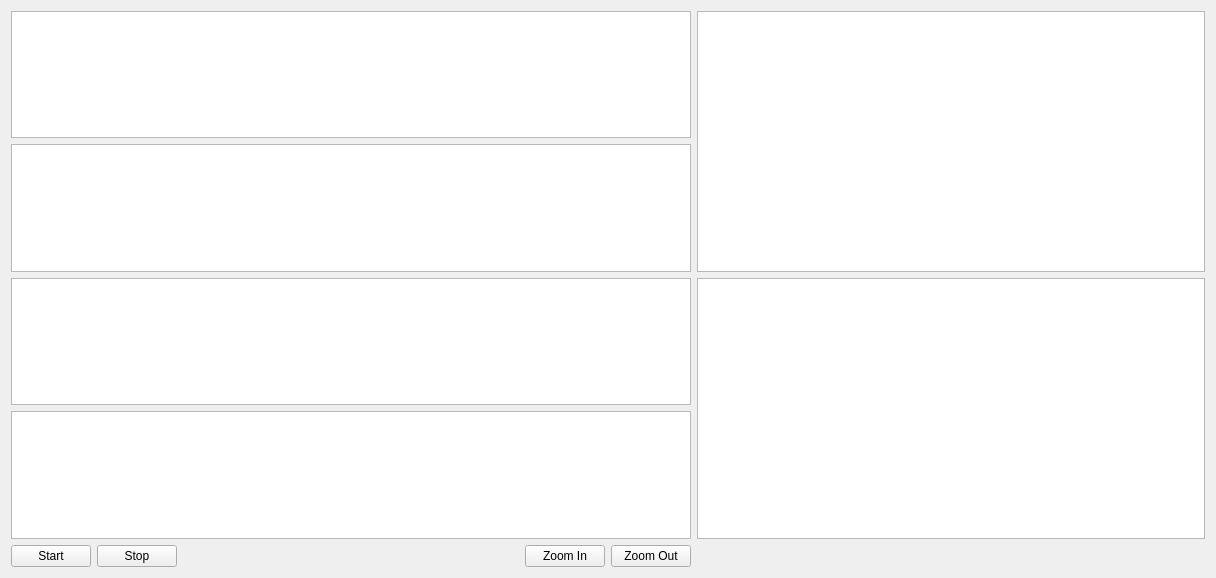
<?xml version="1.0" encoding="UTF-8"?>
<ui version="4.0">
 <class>Widget</class>
 <widget class="QWidget" name="Widget">
  <property name="geometry">
   <rect>
    <x>0</x>
    <y>0</y>
    <width>1216</width>
    <height>578</height>
   </rect>
  </property>
  <property name="windowTitle">
   <string>Widget</string>
  </property>
  <layout class="QGridLayout" name="gridLayout">
   <item row="0" column="0" colspan="2">
    <widget class="QGraphicsView" name="chart1"/>
   </item>
   <item row="0" column="2" rowspan="2">
    <widget class="QGraphicsView" name="cameraView"/>
   </item>
   <item row="1" column="0" colspan="2">
    <widget class="QGraphicsView" name="chart2"/>
   </item>
   <item row="2" column="0" colspan="2">
    <widget class="QGraphicsView" name="chart3"/>
   </item>
   <item row="2" column="2" rowspan="2">
    <widget class="QTextEdit" name="textEdit"/>
   </item>
   <item row="3" column="0" colspan="2">
    <widget class="QGraphicsView" name="chart4"/>
   </item>
   <item row="4" column="0">
    <layout class="QHBoxLayout" name="horizontalLayout">
     <item>
      <widget class="QPushButton" name="pushButton">
       <property name="text">
        <string>Start</string>
       </property>
      </widget>
     </item>
     <item>
      <widget class="QPushButton" name="pushButtonStop">
       <property name="text">
        <string>Stop</string>
       </property>
      </widget>
     </item>
     <item>
      <spacer name="horizontalSpacer">
       <property name="orientation">
        <enum>Qt::Horizontal</enum>
       </property>
       <property name="sizeHint" stdset="0">
        <size>
         <width>40</width>
         <height>20</height>
        </size>
       </property>
      </spacer>
     </item>
    </layout>
   </item>
   <item row="4" column="1">
    <layout class="QHBoxLayout" name="horizontalLayout_2">
     <item>
      <widget class="QPushButton" name="pushButtonIn">
       <property name="text">
        <string>Zoom In</string>
       </property>
      </widget>
     </item>
     <item>
      <widget class="QPushButton" name="pushButtonOut">
       <property name="text">
        <string>Zoom Out</string>
       </property>
      </widget>
     </item>
    </layout>
   </item>
  </layout>
 </widget>
 <layoutdefault spacing="6" margin="11"/>
 <resources/>
 <connections/>
</ui>
